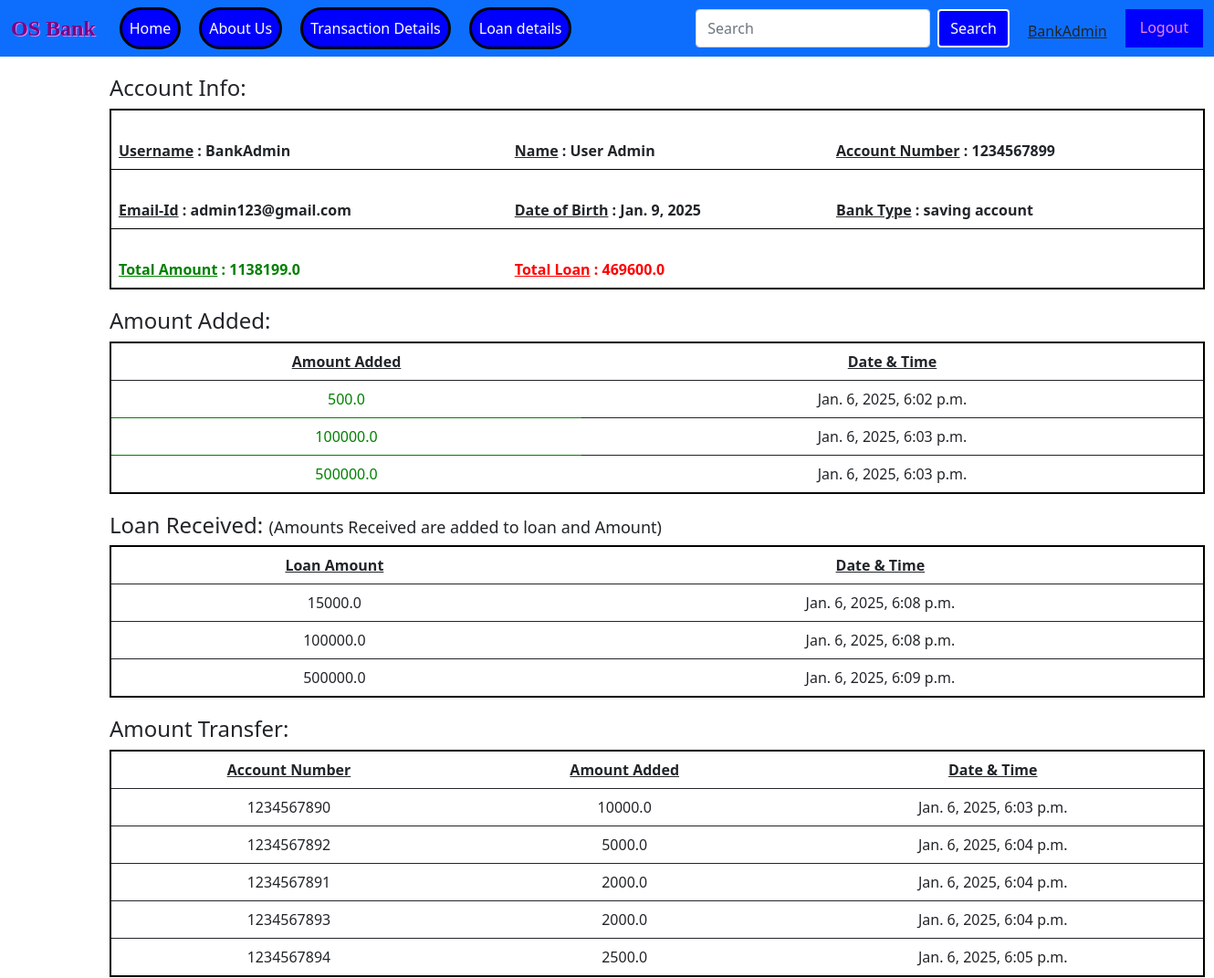
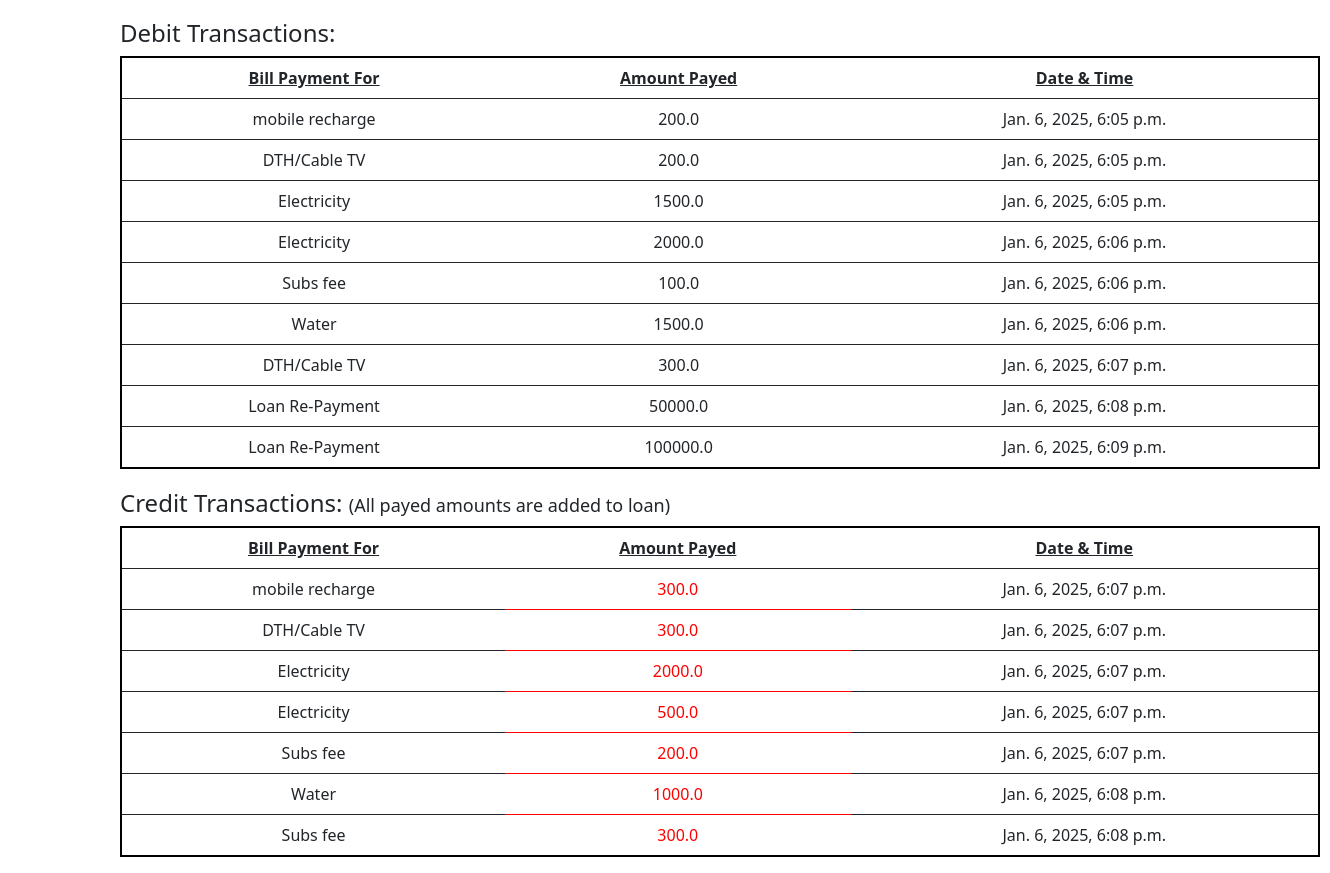
Page /transaction_details (signed in) on the committed database (2 pictures, top to bottom).
### bankapp/models.py (models this page shows)
class Bankupload(models.Model):
    user = models.OneToOneField(User, on_delete = models.CASCADE, null=True)
    name = models.CharField(max_length = 100)
    acc_no = models.CharField(max_length = 10, primary_key=True)
    email = models.EmailField(max_length = 254, null=True, blank=True)
    date_of_birth = models.DateField()
    amount = models.FloatField()
    bank_type = models.CharField(max_length = 15, choices = bank_type_choices)
    loan = models.FloatField(default = 0, null = True, blank = True)
    updated = models.DateTimeField(auto_now=True)
    created = models.DateTimeField(auto_now_add=True)

class AmountAdded(models.Model):
    user = models.ForeignKey(User, on_delete = models.CASCADE, null=True)
    amount_added = models.FloatField(default = 0, null=True)
    updated = models.DateTimeField(auto_now=True)
    created = models.DateTimeField(auto_now_add=True)

class GetLoan(models.Model):
    user = models.ForeignKey(User, on_delete = models.CASCADE, null=True)
    loan_amount = models.FloatField(default = 0, null=True)
    updated = models.DateTimeField(auto_now=True)
    created = models.DateTimeField(auto_now_add=True)

class AmountTransfer(models.Model):
    user = models.ForeignKey(User, on_delete = models.CASCADE, null=True)
    account_number = models.ForeignKey(Bankupload, on_delete = models.CASCADE, null=True)
    amount_added = models.FloatField(default = 0, null=True)
    updated = models.DateTimeField(auto_now=True)
    created = models.DateTimeField(auto_now_add=True)

class DebitPayment(models.Model):
    user = models.ForeignKey(User, on_delete = models.CASCADE, null=True)
    bill_payments = models.CharField(max_length = 15, choices = debit_bill_payments_choices)
    debitpay_amount = models.FloatField(default = 0, null=True)
    updated = models.DateTimeField(auto_now=True)
    created = models.DateTimeField(auto_now_add=True)

class CreditPayment(models.Model):
    user = models.ForeignKey(User, on_delete = models.CASCADE, null=True)
    bill_payments = models.CharField(max_length = 15, choices = credit_bill_payments_choices)
    creditpay_amount = models.FloatField(default = 0, null=True)
    updated = models.DateTimeField(auto_now=True)
    created = models.DateTimeField(auto_now_add=True)

### bankapp/views.py (the view)
# urls.py: path('transaction_details', trans_details, name = "trans_details"),
@login_required(login_url = 'login')
def trans_details(request):
    user = request.user
    detail0 = Bankupload.objects.all().filter(user=user)
    detail1a = AmountAdded.objects.all().filter(user=user)
    detail1b = GetLoan.objects.all().filter(user=user)
    detail1c = AmountTransfer.objects.all().filter(user=user)
    detail2 = DebitPayment.objects.all().filter(user=user)
    detail3 = CreditPayment.objects.all().filter(user=user)
    context = {'detail0': detail0, 'detail1a': detail1a, 'detail1b': detail1b, 'detail1c': detail1c, 'detail2': detail2, 'detail3': detail3,}
    return render(request, 'trans_details.html', context)

### Templates/trans_details.html
{% extends 'main.html' %}
{% block body_block %}
{% load static %}
<h4 id="tablehead">Account Info:</h4>
<table class="table">
  {% for detail in detail0 %}
    <thead>
      <tr>
        <th scope="col">
          <br><a style="text-decoration: underline;">Username</a> : {{detail.user}} <br>
        </th>
        <th>
          <br><a style="text-decoration: underline;">Name</a> : {{detail.name}} <br>
        </th>
        <th>
          <br><a style="text-decoration: underline;">Account Number</a> : {{detail.acc_no}} <br>
        </th>
      </tr>
      <tr>
        <th>
          <br><a style="text-decoration: underline;">Email-Id</a> : {{detail.email}} <br>
        </th>
        <th>
          <br><a style="text-decoration: underline;">Date of Birth</a> : {{detail.date_of_birth}} <br>
        </th>
        <th>
          <br><a style="text-decoration: underline;">Bank Type</a> : {{detail.bank_type}} <br>
        </th>
      </tr>
      <tr>
        <th style="color: green;">
          <br><a style="text-decoration: underline;">Total Amount</a> : {{detail.amount}} <br>
        </th>
        <th style="color: red;">
          <br><a style="text-decoration: underline;">Total Loan</a> : {{detail.loan}} <br>
        </th>
      </tr>
    </thead>
  {% endfor %}
</table>
<h4 id="tablehead">Amount Added:</h4>
<table class="table" style="text-align: center;">
    <thead>
      <tr style="text-decoration: underline;">
        <th scope="col">Amount Added</th>
        <th scope="col">Date & Time</th>
      </tr>
    </thead>
    {% for detail in detail1a %}
    <tbody>
      <tr>
        <td style="color: green;">{{detail.amount_added}}</td>
        <td>{{detail.created}}</td>
      </tr>
    </tbody>
    {% endfor %}
</table>
<h4 id="tablehead">Loan Received: <a style="font-weight: lighter; font-size: 18px;">(Amounts Received are added to loan and Amount)</a></h4>
<table class="table" style="text-align: center;">
    <thead>
      <tr style="text-decoration: underline;">
        <th scope="col">Loan Amount</th>
        <th scope="col">Date & Time</th>
      </tr>
    </thead>
    {% for detail in detail1b %}
    <tbody>
      <tr>
        <td>{{detail.loan_amount}}</td>
        <td>{{detail.created}}</td>
      </tr>
    </tbody>
    {% endfor %}
</table>
<h4 id="tablehead">Amount Transfer:</h4>
<table class="table" style="text-align: center;">
    <thead>
      <tr style="text-decoration: underline;">
        <th scope="col">Account Number</th>
        <th scope="col">Amount Added</th>
        <th scope="col">Date & Time</th>
      </tr>
    </thead>
    {% for detail in detail1c %}
    <tbody>
      <tr>
        <td>{{detail.account_number.pk}}</td>
        <td>{{detail.amount_added}}</td>
        <td>{{detail.created}}</td>
      </tr>
    </tbody>
    {% endfor %}
</table>
<h4 id="tablehead">Debit Transactions:</h4>
<table class="table" style="text-align: center;">
    <thead>
      <tr style="text-decoration: underline;">
        <th scope="col">Bill Payment For</th>
        <th scope="col">Amount Payed</th>
        <th scope="col">Date & Time</th>
      </tr>
    </thead>
    {% for detail in detail2 %}
    <tbody>
      <tr>
        <td>{{detail.bill_payments}}</td>
        <td>{{detail.debitpay_amount}}</td>
        <td>{{detail.created}}</td>
      </tr>
    </tbody>
    {% endfor %}
</table>
<h4 id="tablehead">Credit Transactions: <a style="font-weight: lighter; font-size: 18px;">(All payed amounts are added to loan)</a></h4>
<table class="table" style="text-align: center;">
    <thead>
      <tr style="text-decoration: underline;">
        <th scope="col">Bill Payment For</th>
        <th scope="col">Amount Payed</th>
        <th scope="col">Date & Time</th>
      </tr>
    </thead>
    {% for detail in detail3 %}
    <tbody>
      <tr>
        <td>{{detail.bill_payments}}</td>
        <td style="color: red;">{{detail.creditpay_amount}}</td>
        <td>{{detail.created}}</td>
      </tr>
    </tbody>
    {% endfor %}
</table>
{% endblock %}

### Templates/main.html (shortened to what this page needs)
{% load static %}
<!DOCTYPE html>
<html lang="en">
<head>
    <link href="https://cdn.jsdelivr.net/npm/bootstrap@5.0.2/dist/css/bootstrap.min.css" rel="stylesheet">
</head>
<body>
    <nav class="navbar navbar-expand-lg navbar-light bg-primary">
        <div class="container-fluid">
          <a class="navbar-brand" id="id1" href="#">OS Bank</a>
          <div class="collapse navbar-collapse" id="navbarSupportedContent">
            <ul class="navbar-nav me-auto mb-2 mb-lg-0" id="nav-bar">
              <li class="nav-item">
                <a class="nav-link active" aria-current="page" href="{% url 'home' %}">Home</a>
              </li>
              <li class="nav-item">
                <a class="nav-link active" aria-current="page" href="{% url 'about' %}">About Us</a>
              </li>
              {% if user.is_authenticated %}
              <li class="nav-item">
                <a class="nav-link active" aria-current="page" href="{% url 'trans_details' %}">Transaction Details</a>
              </li>
              <li class="nav-item">
                <a class="nav-link active" aria-current="page" href="{% url 'loan_EMI' %}">Loan details</a>
              </li>
              {% endif %}
            </ul>
            <form class="d-flex">
              <input class="form-control me-2" type="search" placeholder="Search" aria-label="Search">
              <button class="btn btn-outline-success" type="submit" style="color: white; border: 2px solid; background-color: blue;">Search</button>
              {% if user.is_authenticated %}
              <h6 class="mb-6" style="text-decoration: underline; margin-left: 20px; margin-top: 15px;">{{user.username}}</h6>
              <a class="nav-link" id="id_1" href="{% url 'logout' %}">Logout</a>
              {% else %}
              <a class="nav-link" id="id_1" href="{% url 'login' %}">Login</a>
              {% endif %}
            </form>
          </div>
        </div>
      </nav>
      <div class="body">
        {% block body_block %}
        {% endblock %}
      </div>
</body>
</html>

### Templates/main.html (style rules this page uses)
#id1 { color: purple; font-size: x-large; font-family: serif; font-weight: bolder; text-shadow: 1px 1px violet; }
#id_1 { background-color: blue; color: violet; border: 20px auto; margin-left: 20px; cursor: pointer; }
.table { margin-left: 120px; border: 2px solid black; max-width: 1200px; }
#tablehead { margin-left: 120px; margin-top: 20px; }
#nav-bar li a { border: 3px solid black; color: white; background-color: blue; margin-left: 10px; margin-right: 10px; border-radius: 30px; }

### rows in the picture
Bankupload: user "BankAdmin", name "User Admin", acc_no "1234567899", email "admin123@gmail.com", date_of_birth "Jan. 9, 2025", bank_type "saving account", amount "1138199.0", loan "469600.0"
AmountAdded: amount_added "500.0", created "Jan. 6, 2025, 6:02 p.m."
AmountAdded: amount_added "100000.0", created "Jan. 6, 2025, 6:03 p.m."
AmountAdded: amount_added "500000.0", created "Jan. 6, 2025, 6:03 p.m."
GetLoan: loan_amount "15000.0", created "Jan. 6, 2025, 6:08 p.m."
GetLoan: loan_amount "100000.0", created "Jan. 6, 2025, 6:08 p.m."
GetLoan: loan_amount "500000.0", created "Jan. 6, 2025, 6:09 p.m."
AmountTransfer: account_number.pk "1234567890", amount_added "10000.0", created "Jan. 6, 2025, 6:03 p.m."
AmountTransfer: account_number.pk "1234567892", amount_added "5000.0", created "Jan. 6, 2025, 6:04 p.m."
AmountTransfer: account_number.pk "1234567891", amount_added "2000.0", created "Jan. 6, 2025, 6:04 p.m."
AmountTransfer: account_number.pk "1234567893", amount_added "2000.0", created "Jan. 6, 2025, 6:04 p.m."
AmountTransfer: account_number.pk "1234567894", amount_added "2500.0", created "Jan. 6, 2025, 6:05 p.m."
DebitPayment: bill_payments "mobile recharge", debitpay_amount "200.0", created "Jan. 6, 2025, 6:05 p.m."
DebitPayment: bill_payments "DTH/Cable TV", debitpay_amount "200.0", created "Jan. 6, 2025, 6:05 p.m."
DebitPayment: bill_payments "Electricity", debitpay_amount "1500.0", created "Jan. 6, 2025, 6:05 p.m."
DebitPayment: bill_payments "Electricity", debitpay_amount "2000.0", created "Jan. 6, 2025, 6:06 p.m."
DebitPayment: bill_payments "Subs fee", debitpay_amount "100.0", created "Jan. 6, 2025, 6:06 p.m."
DebitPayment: bill_payments "Water", debitpay_amount "1500.0", created "Jan. 6, 2025, 6:06 p.m."
DebitPayment: bill_payments "DTH/Cable TV", debitpay_amount "300.0", created "Jan. 6, 2025, 6:07 p.m."
DebitPayment: bill_payments "Loan Re-Payment", debitpay_amount "50000.0", created "Jan. 6, 2025, 6:08 p.m."
DebitPayment: bill_payments "Loan Re-Payment", debitpay_amount "100000.0", created "Jan. 6, 2025, 6:09 p.m."
CreditPayment: bill_payments "mobile recharge", creditpay_amount "300.0", created "Jan. 6, 2025, 6:07 p.m."
CreditPayment: bill_payments "DTH/Cable TV", creditpay_amount "300.0", created "Jan. 6, 2025, 6:07 p.m."
CreditPayment: bill_payments "Electricity", creditpay_amount "2000.0", created "Jan. 6, 2025, 6:07 p.m."
CreditPayment: bill_payments "Electricity", creditpay_amount "500.0", created "Jan. 6, 2025, 6:07 p.m."
CreditPayment: bill_payments "Subs fee", creditpay_amount "200.0", created "Jan. 6, 2025, 6:07 p.m."
CreditPayment: bill_payments "Water", creditpay_amount "1000.0", created "Jan. 6, 2025, 6:08 p.m."
CreditPayment: bill_payments "Subs fee", creditpay_amount "300.0", created "Jan. 6, 2025, 6:08 p.m."

### other values in the picture
{{ user.username }} "BankAdmin"
